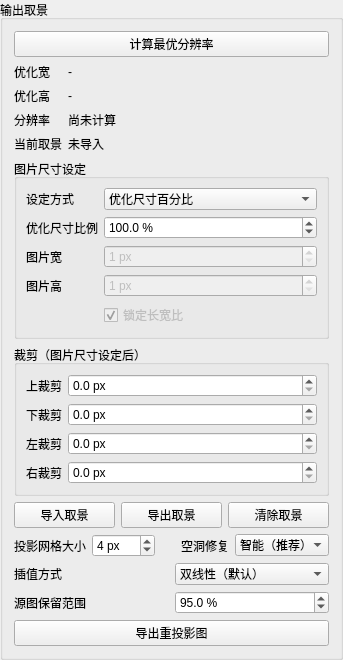
             <widget class="QGroupBox" name="groupBoxMosaicFraming">
              <property name="title">
               <string>输出取景</string>
              </property>
              <layout class="QVBoxLayout" name="verticalLayoutMosaicFraming">
               <item>
                <widget class="QPushButton" name="pushButtonCalculateMosaicResolution">
                 <property name="text">
                  <string>计算最优分辨率</string>
                 </property>
                </widget>
               </item>
               <item>
                <layout class="QFormLayout" name="formLayoutMosaicOutputSize">
                 <property name="fieldGrowthPolicy">
                  <enum>QFormLayout::AllNonFixedFieldsGrow</enum>
                 </property>
                 <property name="labelAlignment">
                  <set>Qt::AlignLeft|Qt::AlignVCenter</set>
                 </property>
                 <item row="0" column="0">
                  <widget class="QLabel" name="labelMosaicOptimalWidthTitle">
                   <property name="text">
                    <string>优化宽</string>
                   </property>
                  </widget>
                 </item>
                 <item row="0" column="1">
                  <widget class="QLabel" name="labelMosaicOptimalWidth">
                   <property name="text">
                    <string>-</string>
                   </property>
                  </widget>
                 </item>
                 <item row="1" column="0">
                  <widget class="QLabel" name="labelMosaicOptimalHeightTitle">
                   <property name="text">
                    <string>优化高</string>
                   </property>
                  </widget>
                 </item>
                 <item row="1" column="1">
                  <widget class="QLabel" name="labelMosaicOptimalHeight">
                   <property name="text">
                    <string>-</string>
                   </property>
                  </widget>
                 </item>
                 <item row="2" column="0">
                  <widget class="QLabel" name="labelMosaicResolutionInfoTitle">
                   <property name="text">
                    <string>分辨率</string>
                   </property>
                  </widget>
                 </item>
                 <item row="2" column="1">
                  <widget class="QLabel" name="labelMosaicResolutionInfo">
                   <property name="text">
                    <string>尚未计算</string>
                   </property>
                  </widget>
                 </item>
                 <item row="3" column="0">
                  <widget class="QLabel" name="labelMosaicFramingPathTitle">
                   <property name="text">
                    <string>当前取景</string>
                   </property>
                  </widget>
                 </item>
                 <item row="3" column="1">
                  <widget class="QLabel" name="labelMosaicFramingPath">
                   <property name="sizePolicy">
                    <sizepolicy hsizetype="Expanding" vsizetype="Preferred">
                     <horstretch>0</horstretch>
                     <verstretch>0</verstretch>
                    </sizepolicy>
                   </property>
                   <property name="text">
                    <string>未导入</string>
                   </property>
                   <property name="wordWrap">
                    <bool>false</bool>
                   </property>
                  </widget>
                 </item>
                </layout>
               </item>
               <item>
                <widget class="QGroupBox" name="groupBoxMosaicImageSize">
                 <property name="title">
                  <string>图片尺寸设定</string>
                 </property>
                 <layout class="QFormLayout" name="formLayoutMosaicImageSize">
                  <property name="fieldGrowthPolicy">
                   <enum>QFormLayout::AllNonFixedFieldsGrow</enum>
                  </property>
                  <property name="labelAlignment">
                   <set>Qt::AlignLeft|Qt::AlignVCenter</set>
                  </property>
                  <item row="0" column="0">
                   <widget class="QLabel" name="labelMosaicImageSizeMode">
                    <property name="text">
                     <string>设定方式</string>
                    </property>
                   </widget>
                  </item>
                  <item row="0" column="1">
                   <widget class="QComboBox" name="comboBoxMosaicImageSizeMode">
                    <item>
                     <property name="text">
                      <string>优化尺寸百分比</string>
                     </property>
                    </item>
                    <item>
                     <property name="text">
                      <string>手动指定像素</string>
                     </property>
                    </item>
                   </widget>
                  </item>
                  <item row="1" column="0">
                   <widget class="QLabel" name="labelMosaicImageSizePercent">
                    <property name="text">
                     <string>优化尺寸比例</string>
                    </property>
                   </widget>
                  </item>
                  <item row="1" column="1">
                   <widget class="QDoubleSpinBox" name="doubleSpinBoxMosaicImageSizePercent">
                    <property name="decimals">
                     <number>1</number>
                    </property>
                    <property name="minimum">
                     <double>1.000000000000000</double>
                    </property>
                    <property name="maximum">
                     <double>1000.000000000000000</double>
                    </property>
                    <property name="singleStep">
                     <double>5.000000000000000</double>
                    </property>
                    <property name="value">
                     <double>100.000000000000000</double>
                    </property>
                    <property name="suffix">
                     <string> %</string>
                    </property>
                   </widget>
                  </item>
                  <item row="2" column="0">
                   <widget class="QLabel" name="labelMosaicImageWidth">
                    <property name="text">
                     <string>图片宽</string>
                    </property>
                   </widget>
                  </item>
                  <item row="2" column="1">
                   <widget class="QSpinBox" name="spinBoxMosaicImageWidth">
                    <property name="enabled">
                     <bool>false</bool>
                    </property>
                    <property name="minimum">
                     <number>1</number>
                    </property>
                    <property name="maximum">
                     <number>1000000000</number>
                    </property>
                    <property name="suffix">
                     <string> px</string>
                    </property>
                   </widget>
                  </item>
                  <item row="3" column="0">
                   <widget class="QLabel" name="labelMosaicImageHeight">
                    <property name="text">
                     <string>图片高</string>
                    </property>
                   </widget>
                  </item>
                  <item row="3" column="1">
                   <widget class="QSpinBox" name="spinBoxMosaicImageHeight">
                    <property name="enabled">
                     <bool>false</bool>
                    </property>
                    <property name="minimum">
                     <number>1</number>
                    </property>
                    <property name="maximum">
                     <number>1000000000</number>
                    </property>
                    <property name="suffix">
                     <string> px</string>
                    </property>
                   </widget>
                  </item>
                  <item row="4" column="1">
                   <widget class="QCheckBox" name="checkBoxMosaicLockAspectRatio">
                    <property name="enabled">
                     <bool>false</bool>
                    </property>
                    <property name="text">
                     <string>锁定长宽比</string>
                    </property>
                    <property name="checked">
                     <bool>true</bool>
                    </property>
                   </widget>
                  </item>
                 </layout>
                </widget>
               </item>
               <item>
                <widget class="QGroupBox" name="groupBoxMosaicCrop">
                 <property name="title">
                  <string>裁剪（图片尺寸设定后）</string>
                 </property>
                 <layout class="QFormLayout" name="formLayoutMosaicCrop">
                 <property name="fieldGrowthPolicy">
                  <enum>QFormLayout::AllNonFixedFieldsGrow</enum>
                 </property>
                 <property name="labelAlignment">
                  <set>Qt::AlignLeft|Qt::AlignVCenter</set>
                 </property>
                 <item row="0" column="0">
                  <widget class="QLabel" name="labelMosaicCropTop">
                   <property name="text">
                    <string>上裁剪</string>
                   </property>
                  </widget>
                 </item>
                 <item row="0" column="1">
                  <widget class="QDoubleSpinBox" name="doubleSpinBoxMosaicCropTop">
                   <property name="decimals">
                    <number>1</number>
                   </property>
                   <property name="minimum">
                    <double>0.000000000000000</double>
                   </property>
                   <property name="maximum">
                    <double>1000000000.000000000000000</double>
                   </property>
                   <property name="singleStep">
                    <double>10.000000000000000</double>
                   </property>
                   <property name="suffix">
                    <string> px</string>
                   </property>
                  </widget>
                 </item>
                 <item row="1" column="0">
                  <widget class="QLabel" name="labelMosaicCropBottom">
                   <property name="text">
                    <string>下裁剪</string>
                   </property>
                  </widget>
                 </item>
                 <item row="1" column="1">
                  <widget class="QDoubleSpinBox" name="doubleSpinBoxMosaicCropBottom">
                   <property name="decimals">
                    <number>1</number>
                   </property>
                   <property name="minimum">
                    <double>0.000000000000000</double>
                   </property>
                   <property name="maximum">
                    <double>1000000000.000000000000000</double>
                   </property>
                   <property name="singleStep">
                    <double>10.000000000000000</double>
                   </property>
                   <property name="suffix">
                    <string> px</string>
                   </property>
                  </widget>
                 </item>
                 <item row="2" column="0">
                  <widget class="QLabel" name="labelMosaicCropLeft">
                   <property name="text">
                    <string>左裁剪</string>
                   </property>
                  </widget>
                 </item>
                 <item row="2" column="1">
                  <widget class="QDoubleSpinBox" name="doubleSpinBoxMosaicCropLeft">
                   <property name="decimals">
                    <number>1</number>
                   </property>
                   <property name="minimum">
                    <double>0.000000000000000</double>
                   </property>
                   <property name="maximum">
                    <double>1000000000.000000000000000</double>
                   </property>
                   <property name="singleStep">
                    <double>10.000000000000000</double>
                   </property>
                   <property name="suffix">
                    <string> px</string>
                   </property>
                  </widget>
                 </item>
                 <item row="3" column="0">
                  <widget class="QLabel" name="labelMosaicCropRight">
                   <property name="text">
                    <string>右裁剪</string>
                   </property>
                  </widget>
                 </item>
                 <item row="3" column="1">
                  <widget class="QDoubleSpinBox" name="doubleSpinBoxMosaicCropRight">
                   <property name="decimals">
                    <number>1</number>
                   </property>
                   <property name="minimum">
                    <double>0.000000000000000</double>
                   </property>
                   <property name="maximum">
                    <double>1000000000.000000000000000</double>
                   </property>
                   <property name="singleStep">
                    <double>10.000000000000000</double>
                   </property>
                   <property name="suffix">
                    <string> px</string>
                   </property>
                  </widget>
                 </item>
                 </layout>
                </widget>
               </item>
               <item>
                <layout class="QHBoxLayout" name="horizontalLayoutMosaicFramingIo">
                 <item>
                  <widget class="QPushButton" name="pushButtonImportMosaicFraming">
                   <property name="text">
                    <string>导入取景</string>
                   </property>
                  </widget>
                 </item>
                 <item>
                  <widget class="QPushButton" name="pushButtonExportMosaicFraming">
                   <property name="text">
                    <string>导出取景</string>
                   </property>
                  </widget>
                 </item>
                 <item>
                  <widget class="QPushButton" name="pushButtonClearMosaicFraming">
                   <property name="text">
                    <string>清除取景</string>
                   </property>
                  </widget>
                 </item>
                </layout>
               </item>
               <item>
                <layout class="QHBoxLayout" name="horizontalLayoutMosaicExportOptions">
                 <item>
                  <widget class="QLabel" name="labelMosaicMapTileSize">
                   <property name="text">
                    <string>投影网格大小</string>
                   </property>
                  </widget>
                 </item>
                 <item>
                  <widget class="QDoubleSpinBox" name="doubleSpinBoxMosaicMapTileSize">
                   <property name="toolTip">
                    <string>源图按固定网格投到全景图；数值越小越精细但越慢。</string>
                   </property>
                   <property name="decimals">
                    <number>0</number>
                   </property>
                   <property name="minimum">
                    <double>1.000000000000000</double>
                   </property>
                   <property name="maximum">
                    <double>512.000000000000000</double>
                   </property>
                   <property name="singleStep">
                    <double>1.000000000000000</double>
                   </property>
                   <property name="suffix">
                    <string> px</string>
                   </property>
                   <property name="value">
                    <double>4.000000000000000</double>
                   </property>
                  </widget>
                 </item>
                 <item>
                  <spacer name="horizontalSpacerMosaicExportOptions">
                   <property name="orientation">
                    <enum>Qt::Horizontal</enum>
                   </property>
                   <property name="sizeHint" stdset="0">
                    <size>
                     <width>20</width>
                     <height>20</height>
                    </size>
                   </property>
                 </spacer>
                 </item>
                 <item>
                  <widget class="QLabel" name="labelMosaicRemapRepairMode">
                   <property name="text">
                    <string>空洞修复</string>
                   </property>
                  </widget>
                 </item>
                 <item>
                  <widget class="QComboBox" name="comboBoxMosaicRemapRepairMode">
                   <property name="toolTip">
                    <string>快速仅保留可靠的局部修复；智能仅对剩余空洞精确反算；精确会对整个覆盖区建立连续的精确逆映射。</string>
                   </property>
                   <property name="currentIndex">
                    <number>1</number>
                   </property>
                   <item>
                    <property name="text">
                     <string>快速</string>
                    </property>
                   </item>
                   <item>
                    <property name="text">
                     <string>智能（推荐）</string>
                    </property>
                   </item>
                   <item>
                    <property name="text">
                     <string>精确</string>
                    </property>
                   </item>
                  </widget>
                 </item>
                </layout>
               </item>
               <item>
                <layout class="QHBoxLayout" name="horizontalLayoutMosaicResamplingMethod">
                 <item>
                  <widget class="QLabel" name="labelMosaicResamplingMethod">
                   <property name="text">
                    <string>插值方式</string>
                   </property>
                  </widget>
                 </item>
                 <item>
                  <widget class="QComboBox" name="comboBoxMosaicResamplingMethod">
                   <property name="toolTip">
                    <string>双线性速度最快；双三次与 Lanczos3 能保留更多细节，但导出速度会更慢。</string>
                   </property>
                   <item>
                    <property name="text">
                     <string>双线性（默认）</string>
                    </property>
                   </item>
                   <item>
                    <property name="text">
                     <string>双三次</string>
                    </property>
                   </item>
                   <item>
                    <property name="text">
                     <string>Lanczos3</string>
                    </property>
                   </item>
                  </widget>
                 </item>
                </layout>
               </item>
               <item>
                <layout class="QHBoxLayout" name="horizontalLayoutMosaicSourceKeepPercent">
                 <item>
                  <widget class="QLabel" name="labelMosaicSourceKeepPercent">
                   <property name="text">
                    <string>源图保留范围</string>
                   </property>
                  </widget>
                 </item>
                 <item>
                  <widget class="QDoubleSpinBox" name="doubleSpinBoxMosaicSourceKeepPercent">
                   <property name="toolTip">
                    <string>只将源图中央指定比例写入最终投影；降低数值可裁掉更多容易偏色的镜头边缘。</string>
                   </property>
                   <property name="decimals">
                    <number>1</number>
                   </property>
                   <property name="minimum">
                    <double>50.000000000000000</double>
                   </property>
                   <property name="maximum">
                    <double>100.000000000000000</double>
                   </property>
                   <property name="singleStep">
                    <double>1.000000000000000</double>
                   </property>
                   <property name="suffix">
                    <string> %</string>
                   </property>
                   <property name="value">
                    <double>95.000000000000000</double>
                   </property>
                  </widget>
                 </item>
                </layout>
               </item>
               <item>
                <widget class="QPushButton" name="pushButtonExportMosaicProjectedImage">
                 <property name="text">
                  <string>导出重投影图</string>
                 </property>
                </widget>
               </item>
              </layout>
             </widget>
